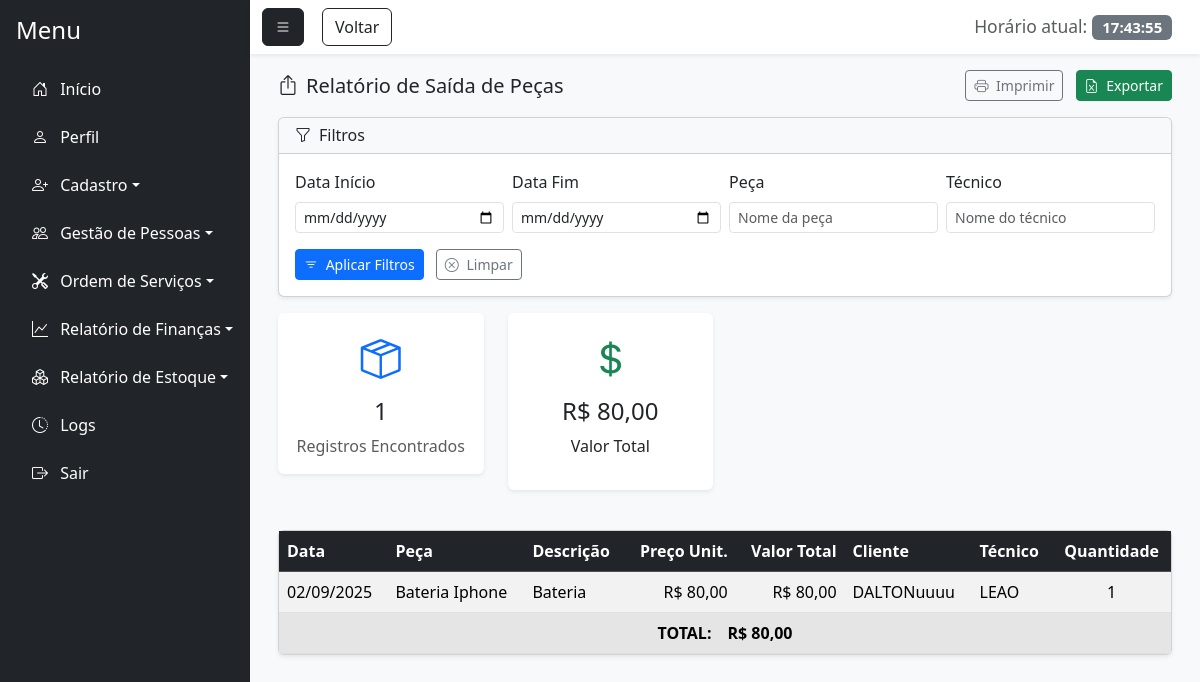
Page /relatorio_saida.php (signed in) on the earlier database version.
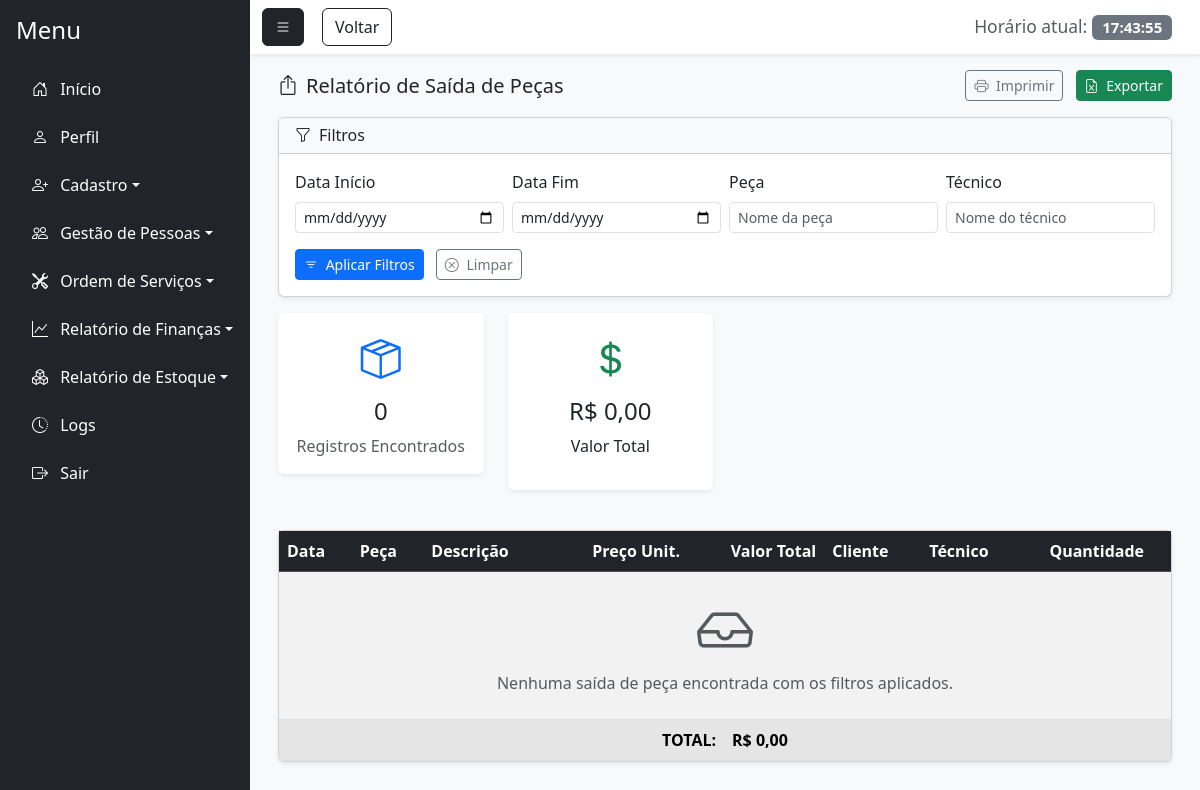
Same page on the later database version.
### tables this page shows
CREATE TABLE `ordem_servico_pecas` (
  `id_os_peca` int(11) NOT NULL,
  `id_ordem` int(11) NOT NULL,
  `id_peca_est` int(11) NOT NULL,
  `quantidade` int(11) NOT NULL DEFAULT 1
);

CREATE TABLE `nova_ordem` (
  `id_ordem` int(11) NOT NULL,
  `id_funcionario` int(11) NOT NULL,
  `nome_client_ordem` varchar(100) NOT NULL,
  `tecnico` varchar(100) DEFAULT NULL,
  `marca_aparelho` varchar(100) DEFAULT NULL,
  `tempo_uso` varchar(50) DEFAULT NULL,
  `problema` text DEFAULT NULL,
  `prioridade` varchar(20) DEFAULT NULL,
  `observacao` text DEFAULT NULL,
  `dt_recebimento` date DEFAULT NULL,
  `valor_total` decimal(10,2) NOT NULL,
  `metodo_pag` varchar(50) DEFAULT NULL,
  `id_peca_est` int(11) DEFAULT NULL,
  `id_cliente` int(11) DEFAULT NULL,
  `status_ordem` enum('Aberta','Em Andamento','Aguardando Peças','Concluído','Cancelada') DEFAULT 'Aberta',
  `id_usuario` int(11) DEFAULT NULL
);

CREATE TABLE `peca_estoque` (
  `id_peca_est` int(11) NOT NULL,
  `id_funcionario` int(11) NOT NULL,
  `id_fornecedor` int(11) NOT NULL,
  `nome_peca` varchar(100) NOT NULL,
  `descricao_peca` text DEFAULT NULL,
  `qtde` int(11) NOT NULL,
  `tipo` varchar(50) DEFAULT NULL,
  `dt_cadastro` date DEFAULT NULL,
  `preco` decimal(10,2) DEFAULT NULL,
  `qtde_minima` int(11) NOT NULL
);

CREATE TABLE `usuario` (
  `id_usuario` int(11) NOT NULL,
  `nome_usuario` varchar(100) NOT NULL,
  `senha` varchar(255) NOT NULL,
  `email` varchar(100) NOT NULL,
  `senha_temporaria` tinyint(1) DEFAULT 0,
  `id_perfil` int(11) NOT NULL,
  `status` enum('Ativo','Inativo') DEFAULT 'Ativo',
  `id_motivo_inatividade` int(11) DEFAULT NULL,
  `data_inatividade` date DEFAULT NULL,
  `observacao_inatividade` text DEFAULT NULL
);

### relatorio_saida.php (the view, shortened to what the changed rows need)
<?php
require_once 'php/permissoes.php';
require_once 'conexao.php';
$params = [];
$where_sql = '';
$sql = "
    SELECT
        pe.nome_peca,
        pe.descricao_peca,
        pe.preco as preco_unitario,
        op.quantidade,
        (pe.preco * op.quantidade) as valor_total,
        no.nome_client_ordem,
        u.nome_usuario as tecnico,
        no.dt_recebimento,
        no.id_ordem
    FROM ordem_servico_pecas op
    INNER JOIN peca_estoque pe ON op.id_peca_est = pe.id_peca_est
    INNER JOIN nova_ordem no ON op.id_ordem = no.id_ordem
    INNER JOIN usuario u ON no.tecnico = u.id_usuario
    $where_sql
    ORDER BY no.dt_recebimento DESC";
try {
    $stmt = $pdo->prepare($sql);
    $stmt->execute($params);
    $saidas_pecas = $stmt->fetchAll(PDO::FETCH_ASSOC);
} catch (PDOException $e) {
    $saidas_pecas = [];
    $erro = "Erro ao buscar dados: " . $e->getMessage();
}
$total_valor = 0;
foreach ($saidas_pecas as $saida) {
    $total_valor += $saida['valor_total'];
}
?>
<!DOCTYPE html>
<html lang="pt-BR">
<head>
    <link href="https://cdn.jsdelivr.net/npm/bootstrap@5.3.7/dist/css/bootstrap.min.css" rel="stylesheet">
    <link rel="stylesheet" href="https://cdn.jsdelivr.net/npm/bootstrap-icons@1.11.1/font/bootstrap-icons.css">
    <link href="https://cdn.jsdelivr.net/npm/bootstrap-icons@1.11.1/font/bootstrap-icons.css" rel="stylesheet">
</head>
<body class="bg-light">
    <div class="d-flex vh-100 bg-light">
        <div class="flex-grow-1 d-flex flex-column">
            <div class="flex-grow-1 p-3" style="overflow-y: auto;">
                <div class="container-fluid">
                    <div class="row mb-4">
                        <div class="col-md-6 col-lg-3 mb-3">
                            <div class="card shadow-sm border-0">
                                <div class="card-body text-center">
                                    <div class="text-primary mb-2">
                                        <i class="bi bi-box-seam fs-1"></i>
                                    </div>
                                    <h4 class="card-title"><?php echo count($saidas_pecas); ?></h4>
                                    <p class="card-text text-muted">Registros Encontrados</p>
                                </div>
                            </div>
                        </div>
                        <div class="col-md-6 col-lg-3 mb-3">
                            <div class="card shadow-sm border-0">
                                <div class="card-body text-center">
                                    <div class="text-success mb-2">
                                        <i class="bi bi-currency-dollar fs-1"></i>
                                    </div>
                                    <h4 class="card-title">R$ <?php echo number_format($total_valor, 2, ',', '.'); ?></h4>
                                    <p>Valor Total</p>
                                </div>
                            </div>
                        </div>
                    </div>
                    <div class="card shadow-sm">
                        <div class="card-body p-0">
                            <div class="table-responsive">
                                <table class="table table-hover table-striped mb-0" id="tabelaRelatorio">
                                    <thead class="table-dark">
                                        <tr>
                                            <th scope="col">Data</th>
                                            <th scope="col">Peça</th>
                                            <th scope="col">Descrição</th>
                                            <th scope="col" class="text-end">Preço Unit.</th>
                                            <th scope="col" class="text-end">Valor Total</th>
                                            <th scope="col">Cliente</th>
                                            <th scope="col">Técnico</th>
                                            <th scope="col" class="text-center no-print">Quantidade</th>
                                        </tr>
                                    </thead>
                                    <tbody>
                                        <?php if (count($saidas_pecas) > 0): ?>
                                            <?php foreach ($saidas_pecas as $saida): ?>
                                                <tr>
                                                    <td><?php echo date('d/m/Y', strtotime($saida['dt_recebimento'])); ?></td>
                                                    <td><?php echo htmlspecialchars($saida['nome_peca']); ?></td>
                                                    <td><?php echo htmlspecialchars($saida['descricao_peca']); ?></td>
                                                    <td class="text-end">R$ <?php echo number_format($saida['preco_unitario'], 2, ',', '.'); ?></td>
                                                    <td class="text-end">R$ <?php echo number_format($saida['valor_total'], 2, ',', '.'); ?></td>
                                                    <td><?php echo htmlspecialchars($saida['nome_client_ordem']); ?></td>
                                                    <td><?php echo htmlspecialchars($saida['tecnico']); ?></td>
                                                    <td class="text-center no-print"> <?php echo htmlspecialchars($saida['quantidade']); ?>
                                                    </td>
                                                </tr>
                                            <?php endforeach; ?>
                                        <?php else: ?>
                                            <tr>
                                                <td colspan="8" class="text-center py-4">
                                                    <?php if (isset($erro)): ?>
                                                        <div class="alert alert-danger"><?php echo $erro; ?></div>
                                                    <?php else: ?>
                                                        <i class="bi bi-inbox display-4 d-block text-muted mb-2"></i>
                                                        <span class="text-muted">Nenhuma saída de peça encontrada com os filtros aplicados.</span>
                                                    <?php endif; ?>
                                                </td>
                                            </tr>
                                        <?php endif; ?>
                                    </tbody>
                                    <tfoot>
                                        <tr class="table-active">
                                            <th colspan="8" class="text-center">
                                                <div class="d-flex justify-content-center align-items-center">
                                                    <strong class="me-3">TOTAL:</strong>
                                                    <strong><span>R$ <?php echo number_format($total_valor, 2, ',', '.'); ?></span></strong>
                                                </div>
                                            </th>
                                        </tr>
                                    </tfoot>
                                </table>
                            </div>
                        </div>
                    </div>
                </div>
            </div>
        </div>
    </div>
</body>
</html>

### php/permissoes.php (shortened to what the changed rows need)
<?php
$permissoes = [
    1 => [
        "Início" => ["principal.php"],
        "Perfil" => ["perfil.php"],
        "Cadastro" => [
            "cadastro_usuario.php", "cadastro_cliente.php", "cadastro_funcionario.php",
            "cadastro_fornecedor.php", "cadastro_pecas.php"
        ],
        "Gestão de Pessoas" => [
            "gestao_usuario.php", "gestao_cliente.php", "gestao_funcionario.php",
            "gestao_fornecedor.php"
        ],
        "Ordem de Serviços" => ["nova_ordem.php", "consultar_ordem.php", "pagamento.php"],
        "Relatório de Finanças" => ["relatorio_despesas.php", "relatorio_lucro.php"],
        "Relatório de Estoque" => [
            "relatorio_saida.php", "relatorio_pecas_estoque.php"
        ],
        "Logs" => ["logs.php"],
    ],
    2 => [
        "Início" => ["principal.php"],
        "Perfil" => ["perfil.php"],
        "Cadastro" => [
            "cadastro_cliente.php", "cadastro_funcionario.php",
            "cadastro_fornecedor.php", "cadastro_pecas.php"
        ],
        "Gestão de Pessoas" => ["gestao_cliente.php"],
        "Ordem de Serviços" => ["nova_ordem.php", "consultar_ordem.php", "pagamento.php"],
        "Relatório de Estoque" => [
            "relatorio_saida.php", "relatorio_pecas_estoque.php"
        ],
    ],
    3 => [
        "Início" => ["principal.php"],
        "Perfil" => ["perfil.php"],
        "Cadastro" => ["cadastro_cliente.php"],
        "Gestão de Pessoas" => ["gestao_cliente.php"],
        "Ordem de Serviços" => ["nova_ordem.php", "consultar_ordem.php", "pagamento.php"],
    ],
    4 => [
        "Início" => ["principal.php"],
        "Perfil" => ["perfil.php"],
        "Cadastro" => ["cadastro_pecas.php"],
        "Ordem de Serviços" => ["nova_ordem.php", "consultar_ordem.php", "pagamento.php"],
        "Relatório de Estoque" => [
            "relatorio_saida.php", "relatorio_pecas_estoque.php"
        ],
    ],
];
$id_perfil = $_SESSION['perfil'];
$opcoes_menu = isset($permissoes[$id_perfil]) ? $permissoes[$id_perfil] : [];
$icones_menu = [
    "Início" => "bi-house-door",
    "Perfil" => "bi-person",
    "Cadastro" => "bi-person-plus",
    "Gestão de Pessoas" => "bi-people",
    "Ordem de Serviços" => "bi-tools",
    "Relatório de Finanças" => "bi-graph-up",
    "Relatório de Estoque" => "bi-boxes",
    "Logs" => "bi-clock-history"
];
function formatarNomeExibicao($nomeArquivo) {
    $nome = basename($nomeArquivo, ".php");
    $prefixos = ['cadastro_', 'gestao_', 'relatorio_'];
    foreach ($prefixos as $prefixo) {
        if (strpos($nome, $prefixo) === 0) {
            $nome = substr($nome, strlen($prefixo));
            break;
        }
    }
    $nome = str_replace("_", " ", $nome);
    $nome = ucwords($nome);
    return $nome;
}
$ids = [
    "principal.php" => "menu-inicio",
    "perfil.php" => "menu-perfil",
    "cadastro_usuario.php" => "cadastro_usuario",
    "cadastro_cliente.php" => "cadastro_cliente",
    "cadastro_funcionario.php" => "cadastro_funcionario",
    "cadastro_fornecedor.php" => "cadastro_fornecedor",
    "cadastro_pecas.php" => "cadastro_pecas",
    "gestao_usuario.php" => "menu-gestao-usuario",
    "gestao_cliente.php" => "menu-gestao-cliente",
    "gestao_funcionario.php" => "menu-gestao-funcionario",
    "gestao_fornecedor.php" => "menu-gestao-fornecedor",
    "nova_ordem.php" => "nova_ordem",
    "consultar_ordem.php" => "menu-consultar-ordem",
    "pagamento.php" => "menu-pagamento",
    "relatorio_despesas.php" => "menu-relatorio-despesas",
    "relatorio_lucro.php" => "menu-relatorio-lucro",
    "relatorio_saida.php" => "menu-relatorio-saida",
    "relatorio_pecas_estoque.php" => "menu-relatorio-pecas",
    "logs.php" => "menu-logs"
];
function obterIdManual($arquivo) {
    global $ids;
    return isset($ids[$arquivo]) ? $ids[$arquivo] : 'menu-' . basename($arquivo, '.php');
}
function gerarMenu($opcoes_menu, $icones_menu) {
    $html = '';
    foreach ($opcoes_menu as $categoria => $arquivos) {
        $icone = isset($icones_menu[$categoria]) ? $icones_menu[$categoria] : "bi-circle";
        if (count($arquivos) > 1) {
            $html .= '<li class="nav-item mb-2 dropdown">';
            $html .= '<a class="nav-link text-white dropdown-toggle" href="#" id="menu-' . strtolower(str_replace(' ', '-', $categoria)) . '" role="button" data-bs-toggle="dropdown" aria-expanded="false">';
            $html .= '<i class="bi ' . $icone . ' me-2"></i> ' . $categoria;
            $html .= '</a>';
            $html .= '<ul class="dropdown-menu dropdown-menu-dark" aria-labelledby="menu-' . strtolower(str_replace(' ', '-', $categoria)) . '">';
            foreach ($arquivos as $arquivo) {
                $nomeExibicao = formatarNomeExibicao($arquivo);
                $html .= '<li><a class="dropdown-item" id="' . obterIdManual($arquivo) . '" href="' . $arquivo . '">' . $nomeExibicao . '</a></li>';
            }
            $html .= '</ul>';
            $html .= '</li>';
        } else {
            $html .= '<li class="nav-item mb-2">';
            $html .= '<a id="' . obterIdManual($arquivos[0]) . '" href="' . $arquivos[0] . '" class="nav-link text-white">';
            $html .= '<i class="bi ' . $icone . ' me-2"></i> ' . $categoria;
            $html .= '</a>';
            $html .= '</li>';
        }
    }
    return $html;
}
$menu_html = '
<nav id="sidebar" class="bg-dark text-white p-3" style="width: 250px;">
    <h4 class="mb-4">Menu</h4>
    <ul class="nav flex-column">
        ' . gerarMenu($opcoes_menu, $icones_menu) . '
        <li class="nav-item">
            <a id="menu-sair" href="php/logout.php" class="nav-link text-white"><i class="bi bi-box-arrow-right me-2"></i> Sair</a>
        </li>
    </ul>
</nav>
<script>
    document.getElementById("menu-toggle").addEventListener("click", function () {
        document.getElementById("sidebar").classList.toggle("d-none");
    });
    function updateClock() {
        const now = new Date();
        const timeString = now.toLocaleTimeString(\'pt-BR\');
        document.getElementById(\'liveClock\').textContent = timeString;
    }
    setInterval(updateClock, 1000);
    updateClock();
</script>
';
function exibirMenu() {
    global $menu_html;
    echo $menu_html;
}
?>

Differences in the rows shown:
removed ordem_servico_pecas: id_ordem.dt_recebimento "02/09/2025", id_peca_est.nome_peca "Bateria Iphone", id_peca_est.descricao_peca "Bateria", id_peca_est.preco "80,00", valor_total "80,00", id_ordem.nome_client_ordem "DALTONuuuu", usuario.nome_usuario "LEAO", quantidade "1"
Other differences:
count($saidas_pecas): "1" → "0"
$total_valor: "80,00" → "0,00"
text now shown: "Nenhuma saída de peça encontrada com os filtros aplicados."
